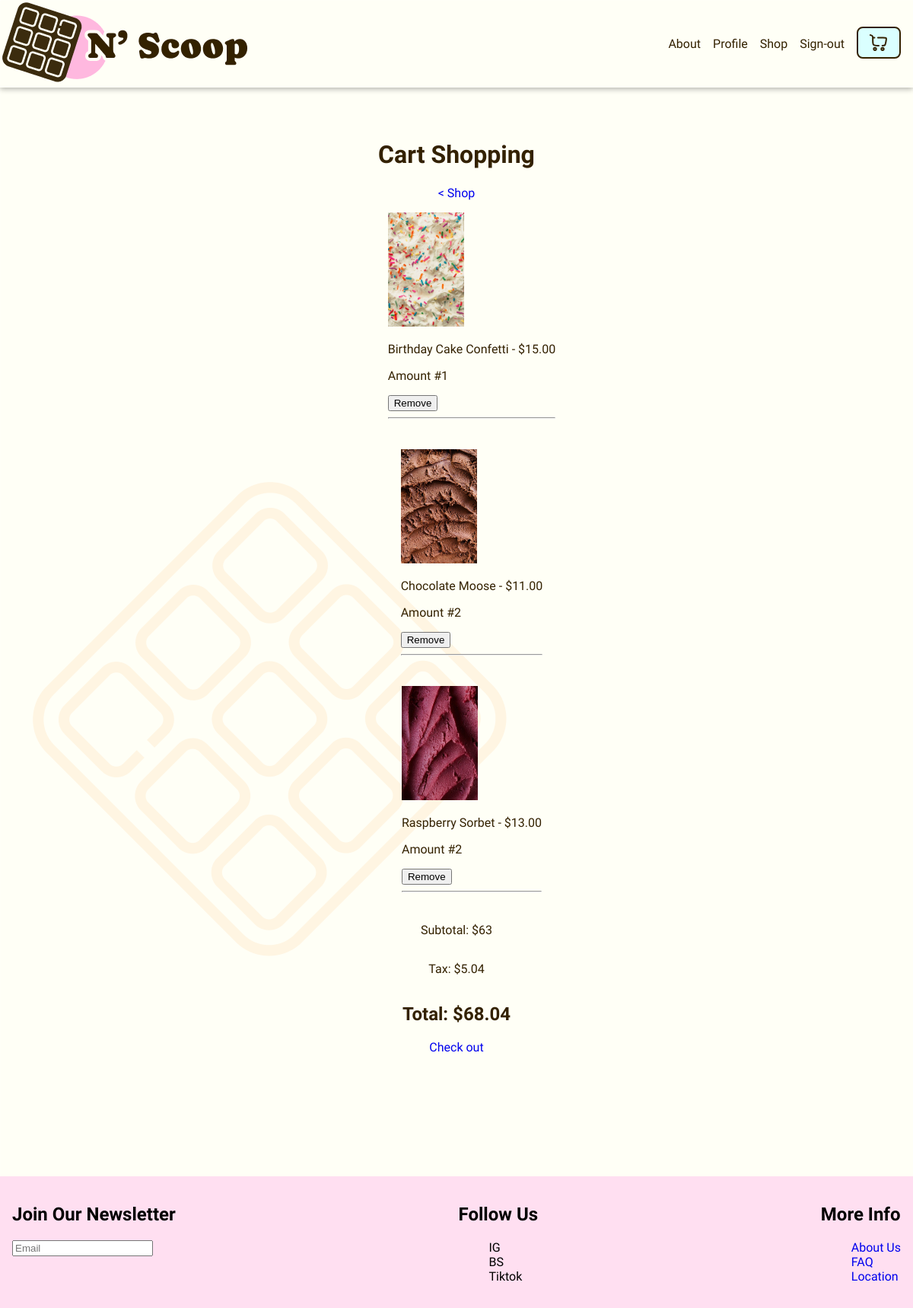
Page /cart (signed in) on the committed database.
### tables this page shows
CREATE TABLE items (
    id INTEGER PRIMARY KEY AUTOINCREMENT,
    name TEXT NOT NULL UNIQUE,
    image TEXT NOT NULL,
    price INT NOT NULL,
    quantity INT,
    description TEXT,
    category TEXT,
    updated_at DATETIME DEFAULT CURRENT_TIMESTAMP
);

### app.py (the view)
@app.route("/cart", methods=["GET", "POST"])
def cart():
  if request.method == "POST":
    print("HELLO")
  else:
    user_id = session["user_id"]
    db = get_db()
    if user_id:
      cart = db.execute("SELECT id, owner_id FROM cart WHERE owner_id = ?", (user_id,)).fetchone()
      print(dict(cart))
      cart_id = cart["id"]
      current_cart_items = db.execute(
        """
        SELECT items.image, items.id, items.name, items.price, COUNT(*) as quantity
        FROM items
        JOIN cart_items AS CI
        ON items.id = CI.product_id
        WHERE CI.cart_id = ?
        GROUP BY items.id
        """, (cart_id,)
        ).fetchall()
      subtotal = 0
      for item in current_cart_items:
        print(dict(item))
        subtotal += (item["price"] * item["quantity"])
      print(subtotal)
      tax = round(.08 * subtotal, 2)
      total = subtotal + tax
    return render_template("cart.html", cart_items=current_cart_items, subtotal=subtotal, tax=tax, total=total)

### app.py (called while the page is built)
@app.teardown_appcontext
def close_connection(exception):
  db = getattr(g, '_database', None)
  if db is not None:
    db.close()

### helpers.py (called while the page is built)
def get_db():
    if not hasattr(g, '_database'):
        g._database = g._database = sqlite3.connect(DATABASE)
        g._database.row_factory = sqlite3.Row
    return g._database

### templates/cart.html (shortened to what this page needs)
{% extends "layout.html" %}
{% block main%}
<div class="container">
  <h1>Cart Shopping</h1>
  <a href="/shop"> < Shop</a>
  {% if cart_items%}
    {% for i in range(cart_items|length)%}
    <ul class="cart-items-container">
      <li class="cart-item-row">
        <img style="width: 100px; height: 150px;" src="/static/images/Product_Photos{{cart_items[i]['image']}}" alt="">
        <p class="cart-item-price">{{ cart_items[i].name }} - ${{ "%.2f"|format(cart_items[i].price) }}</p>
        <p class="cart-item-quantity"> Amount #{{ cart_items[i].quantity }}</p>
        <form  onsubmit="removeCartItem(event, '{{cart_items[i].id}}')">
          <button class="remove-btn" type="submit">Remove</button>
        </form>
        <hr/>
      </li>
    </ul>
    {% endfor %}
    <p class="cart-subtotal">Subtotal: ${{subtotal}}</p>
    <p class="cart-tax-percent">Tax: ${{tax}} </p>
    <h2 class="cart-total">Total: ${{ total }}</h2>
    <a href="/checkout"> Check out </a>
  {% else %}
  <p>Your Cart is empty</p>
  {% endif %}
</div>
{% endblock %}

### templates/layout.html (shortened to what this page needs)
<!DOCTYPE html>
<html lang="en">
<head>
  <link rel="stylesheet" href="/static/style.css">
</head>
<body>
  <nav >
    <div class="nav-container">
      <div class="nav-logo-container">
        <a href="/"><img class="logo-img"src="../static/images/Product_Photos/Waffle_N_Scoop_logo.png" alt="Logo"></a>
      </div>
      {% if session["user_id"] %}
      <ul class="nav-list">
        <li class="nav-item"><a class="nav-link"href="/about">About</a></li>
        <li class="nav-item"><a class="nav-link"href="/profile">Profile</a></li>
        <li class="nav-item"><a class="nav-link"href="/shop">Shop</a></li>
        <li class="nav-item"><a class="nav-link"href="/logout">Sign-out</a></li>
        <li class="nav-item">
          <a class="nav-link cart-icon" href="/cart">
            <img class="svg-icon" src="/static/images/svg/cart-large-minimalistic-Brown.svg" alt="">
          </a>
      </li>
      </ul>
      {%endif%}
    </div>
  </nav>
  <main>
    {% block main %}{% endblock %}
  </main>
  <footer>
    <section>
      <h2>Join Our Newsletter</h2>
      <input type="text" placeholder="Email">
    </section>
    <section>
      <h2>Follow Us</h2>
      <ul>
        <li>IG<img src="" alt=""></li>
        <li>BS<img src="" alt=""></li>
        <li>Tiktok<img src="" alt=""></li>
      </ul>
    </section>
    <section>
      <h2> More Info</h2>
      <ul>
        <li><a href="/about">About Us</a></li>
        <li><a href="/FAQ">FAQ</a></li>
        <li><a href="/about#product-section">Location</a></li>
      </ul>
    </section>
  </footer>
</body>
</html>

### static/style.css (style rules this page uses)
body { margin: 0; width: 100vw; font-family: "Caprasimo", serif; font-weight: 300; overscroll-behavior: none; background-image: url("../static/images/Product_Photos/BG-General.png"); }
html { margin: 0; scroll-behavior: smooth; }
ul { list-style-type: none; }
a { text-decoration: none; }
nav { box-shadow: 0px 2px 7px 0 rgba(0, 0, 0, .3); }
.nav-container ul { display: flex; gap: 1rem; align-items: center; margin: 1rem; font-size: 1rem; }
.nav-container { display: flex; flex-flow: wrap row; justify-content: space-between; }
.nav-link { color:#332100; cursor: pointer; }
.cart-icon { position: relative; display: inline-block; }
footer { display: flex; justify-content: space-between; background: #FFDFF1; padding: 1rem; }
*::before, *:after { box-sizing: border-box; }
.container { display: flex; flex-direction: column; align-items: center; margin: 3rem 0 10rem 0; color: #332100; }
.container h1 { font-size: 2rem; }
form { display: flex; align-items: center; }
.svg-icon { height: 4vh; width: 4vw; background: #DAFFFF; border-radius: .5rem; padding: 3px; border: solid .15rem #332100; cursor: pointer; }

### rows in the picture
items: image (picture), name "Birthday Cake Confetti", price "15.00"
items: image (picture), name "Chocolate Moose", price "11.00"
items: image (picture), name "Raspberry Sorbet", price "13.00"

### other values in the picture
{{ cart_items[i].quantity }} "1" "2" "2"
{{ subtotal }} "63"
{{ tax }} "5.04"
{{ total }} "68.04"
